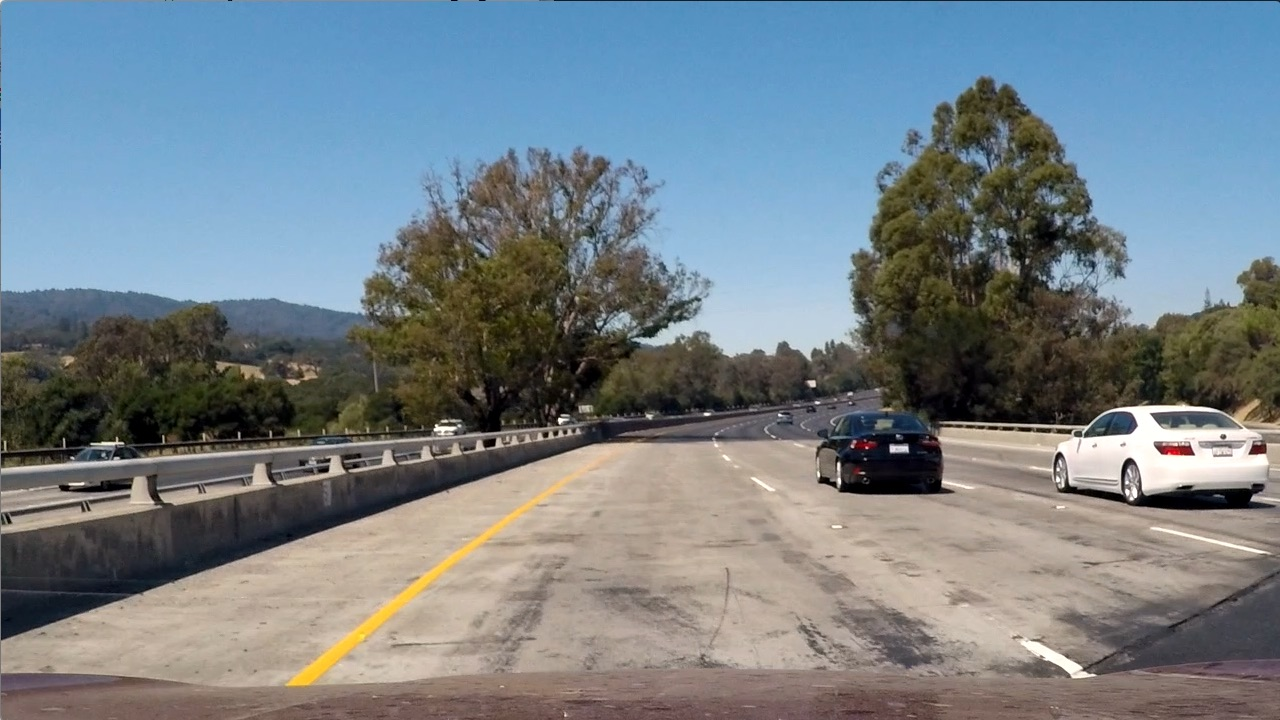
#> input picture test/test1.jpg, 1280 x 720 px, found by its file name
$ jupyter execute --allow-errors vehicle_detector.ipynb   (older library calls are emulated)
#> lines starting #> are read from the running program, lines starting #| are printed output that depends on the picture
[cell 1]
import cv2
import numpy as np
import os
import glob
import matplotlib.pyplot as plt

import random


from skimage.feature import hog

from sklearn.model_selection import train_test_split  ,GridSearchCV
from sklearn import datasets
from sklearn import svm


from joblib import dump, load

#> (a cell that did not finish here is left out)

#> (a cell that did not finish here is left out)

[cell 4]
cars_direc=r'E:/anaconda3/envs/cnn/Vehicle detector/vehicles/cars/'
non_cars_direc=r'E:/anaconda3/envs/cnn/Vehicle detector/non-vehicles/non_cars/'


cars=[]
non_cars=[]

#> (the rest of this cell did not finish here and is left out)

[cell 5]
def hog_feature_extractor(imgs,oris,pixs,cells):

#> called with oris = 9, pixs = 8, cells = 2
    features=[]
    hog_imgs=[]

    for img in imgs:

        if img.shape != (64,64,3) and (img.shape[0]== img.shape[1]):

            img=cv2.resize(img,(64,64,3))


        feature,hog_img = hog( image=img, orientations=oris, pixels_per_cell=(pixs,pixs), cells_per_block= (cells,cells), visualize=True, multichannel=True)
        features.append(feature)
        hog_imgs.append(hog_img)

    return features , hog_imgs

[cell 6]
car_features     , car_hog_imgs     = hog_feature_extractor(cars,9,8,2)
non_car_features , non_car_hog_imgs = hog_feature_extractor(non_cars,9,8,2)

#> (a cell that did not finish here is left out)

[cell 8]
data_len= len(car_features + non_car_features)
X=np.zeros((data_len,1764))
Y=np.zeros((data_len,))

i=0
for feature in car_features:
    X[i]=feature
    Y[i]=+1
    i+=1

for feature in non_car_features:
    X[i]=feature
    Y[i]=-1
    i+=1

[cell 9]
parameters = {'kernel':['rbf'], 'C':[4,7,10,13,20,30]}
svr = svm.SVC()


clf = GridSearchCV(svr, parameters,cv=10,scoring='accuracy', verbose=10)
#> (the rest of this cell did not finish here and is left out)

#> (a cell that did not finish here is left out)

[cell 11]
test_img_dic='E:/anaconda3/envs/cnn/Vehicle detector/test1.jpg'

test_img=cv2.imread(test_img_dic)
#> test_img is the input picture: shape (720, 1280, 3); mean B, G, R 135.5, 128.7, 117.5

[cell 12]
def get_windows(test_img,y_start,overlap):

#> called with y_start = 300, overlap = 0.2
    image=np.copy(test_img)

    window_1=64
    shift=int(window_1*overlap)

    img_region=image[y_start:450,:]
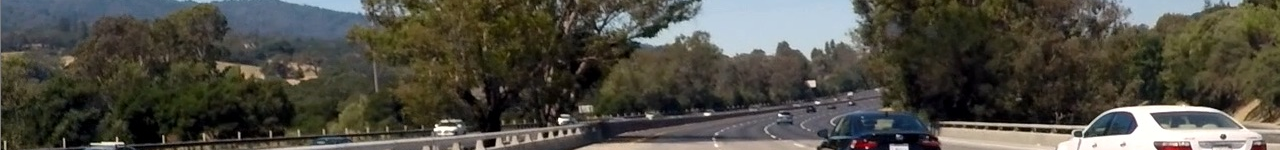
#> img_region: shape (150, 1280, 3); mean B, G, R 67.5, 76.3, 78

    n_shift_H=int(img_region.shape[1]/shift)
#> n_shift_H = 106
    n_shift_V=int(img_region.shape[0]/shift)
#> n_shift_V = 12

    boxes=[]

    for i in range (n_shift_V):

        for j in range (n_shift_H):

            start_point=[i*shift,j*shift]

            end_point  =[window_1+i*shift , window_1 + j*shift]


            img=img_region[i*shift:window_1+i*shift,j*shift:window_1+ j*shift]

            boxes.append([img,start_point,end_point])
#> after the loop, boxes = 1272 items


    window_2=128
    shift=int(window_2*overlap)

    img_region=image[y_start:520,:]
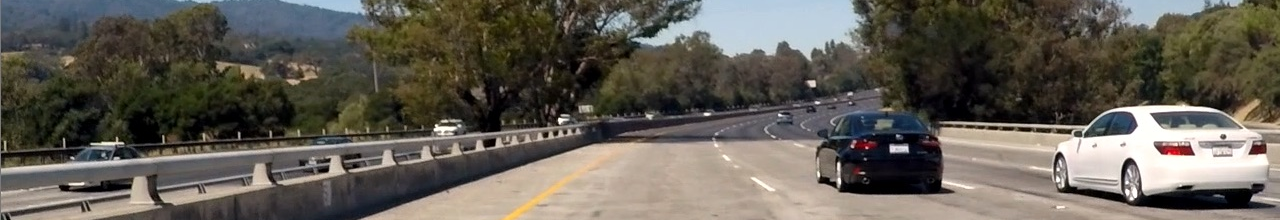
#> img_region: shape (220, 1280, 3); mean B, G, R 84.7, 93.4, 98

    n_shift_H=int(img_region.shape[1]/shift)
#> n_shift_H = 51
    n_shift_V=int(img_region.shape[0]/shift)
#> n_shift_V = 8


    for i in range (n_shift_V):

        for j in range (n_shift_H):

            start_point=[i*shift,j*shift]

            end_point  =[window_2+i*shift , window_2 + j*shift]


            img=img_region[i*shift:window_2+i*shift,j*shift:window_2+ j*shift]

            boxes.append([img,start_point,end_point])
#> after the loop, boxes = 1680 items

    window_3=256
    shift=int(window_3*overlap)

    img_region=image[y_start:720,:]
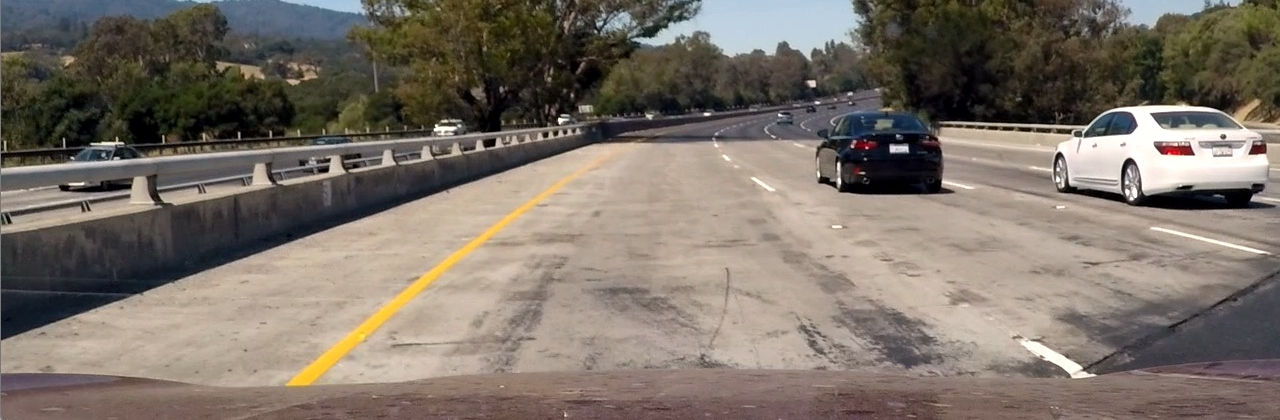
#> img_region: shape (420, 1280, 3); mean B, G, R 103.7, 113.5, 123

    n_shift_H=int(img_region.shape[1]/shift)
#> n_shift_H = 25
    n_shift_V=int(img_region.shape[0]/shift)


    for i in range (n_shift_V):

        for j in range (n_shift_H):

            start_point=[i*shift,j*shift]

            end_point  =[window_3+i*shift , window_3 + j*shift]


            img=img_region[i*shift:window_3+i*shift,j*shift:window_3+ j*shift]

            boxes.append([img,start_point,end_point])
#> after the loop, boxes = 1880 items


    window_4=512
    shift=int(window_4*overlap)

    img_region=image[y_start:720,:]

    n_shift_H=int(img_region.shape[1]/shift)
#> n_shift_H = 12
    n_shift_V=int(img_region.shape[0]/shift)
#> n_shift_V = 4


    for i in range (n_shift_V):

        for j in range (n_shift_H):

            start_point=[i*shift,j*shift]

            end_point  =[window_4+i*shift , window_4 + j*shift]


            img=img_region[i*shift:window_4+i*shift,j*shift:window_4+ j*shift]

            boxes.append([img,start_point,end_point])
#> after the loop, boxes = 1928 items

      # [17 lines of commented-out code are left out]

    return boxes

[cell 13]
boxes=get_windows(test_img,300,0.2)
#> boxes = 1928 items
x=boxes[0][0]
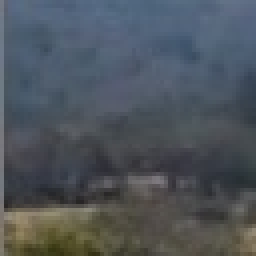
#> x: shape (64, 64, 3) (shown 4 times larger); mean of channels 0, 1, 2 91.3, 84.5, 77.9; drawn as B, G, R
x=cv2.resize(x,(64,64))
print(x.shape)
#| (64, 64, 3)

[cell 14]
def classify_boxes(boxes,clf):
    start_end_points=[]
    for box in boxes:

        img=box[0]

        if img.shape != (64,64,3):

            img=cv2.resize(img,(64,64))


        feature= hog( image=img, orientations=9, pixels_per_cell=(8,8), cells_per_block= (2,2), visualize=False, multichannel=True)
        feature=feature.reshape((1,1764))
        pred=clf.predict(feature)
        if pred==1 :

            start_end_points.append([box[1][0],box[1][1],box[2][0],box[2][1]])
#> this loop made 1 pass
#> after the loop, start_end_points = []

    return start_end_points

$ run again, with test/test2.jpg copied over test/test1.jpg
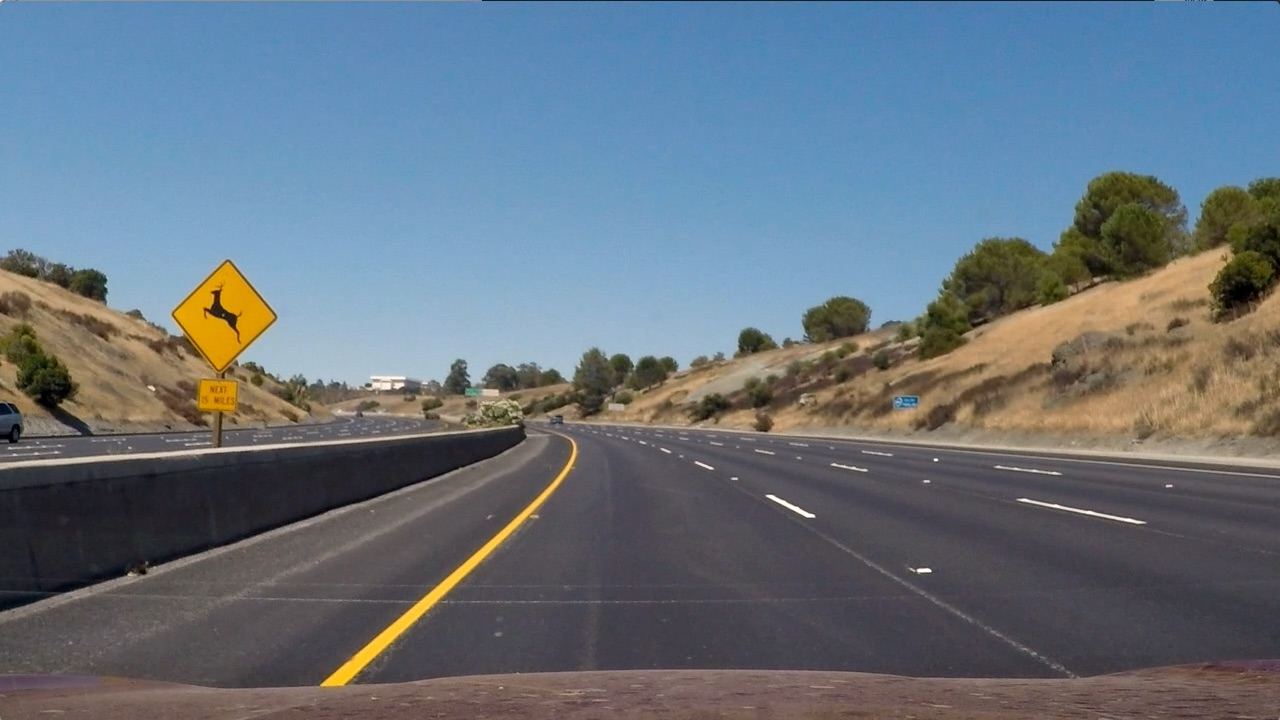
#> input picture test/test2.jpg, 1280 x 720 px, found by its file name
#> test_img is the input picture: shape (720, 1280, 3); mean B, G, R 125.5, 114.6, 102.8
#> after the loop in get_windows, `for i in range (n_shift_V):`: boxes = 1272 items
#> after the loop in get_windows, `for i in range (n_shift_V):`: boxes = 1680 items
#> in get_windows, `img_region=image[y_start:720,:]`:
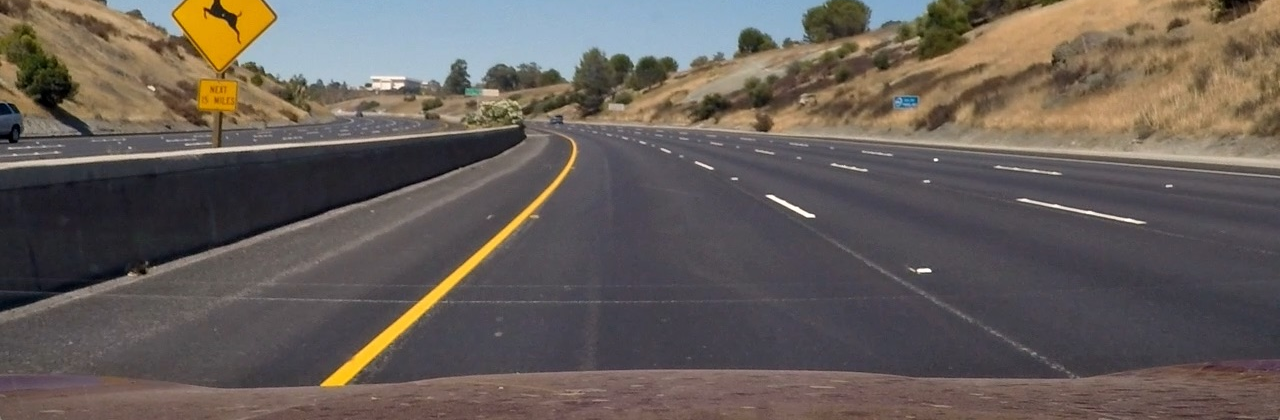
#> img_region: shape (420, 1280, 3); mean B, G, R 89, 94.2, 102.6
#> after the loop in get_windows, `for i in range (n_shift_V):`: boxes = 1880 items
#> after the loop in get_windows, `for i in range (n_shift_V):`: boxes = 1928 items
#> `x=boxes[0][0]`:
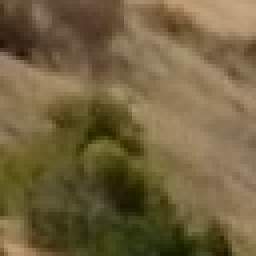
#> x: shape (64, 64, 3) (shown 4 times larger); mean of channels 0, 1, 2 62.9, 98, 114; drawn as B, G, R
#| (64, 64, 3)
#> the loop in classify_boxes, `for box in boxes: ` made 1 pass
#> after the loop in classify_boxes, `for box in boxes:`: start_end_points = []

$ run again, with test/test3.jpg copied over test/test1.jpg
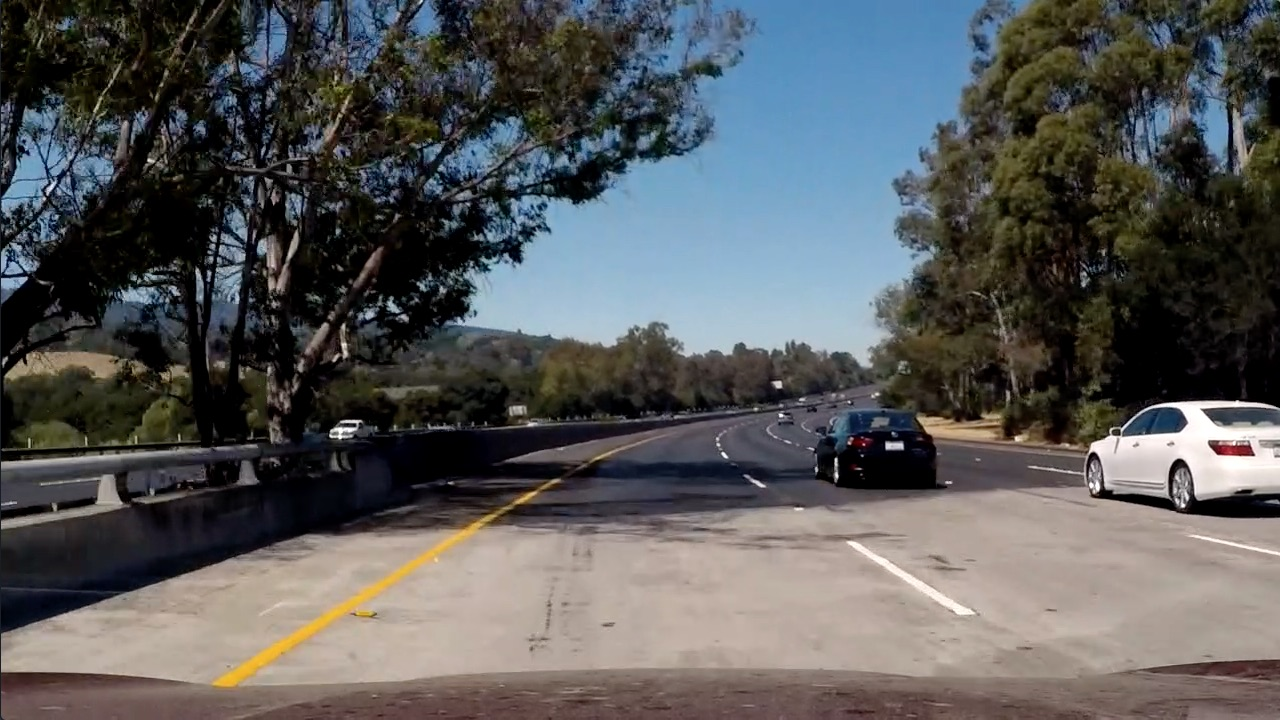
#> input picture test/test3.jpg, 1280 x 720 px, found by its file name
#> test_img is the input picture: shape (720, 1280, 3); mean B, G, R 89.8, 89.3, 88.5
#> after the loop in get_windows, `for i in range (n_shift_V):`: boxes = 1272 items
#> after the loop in get_windows, `for i in range (n_shift_V):`: boxes = 1680 items
#> in get_windows, `img_region=image[y_start:720,:]`:
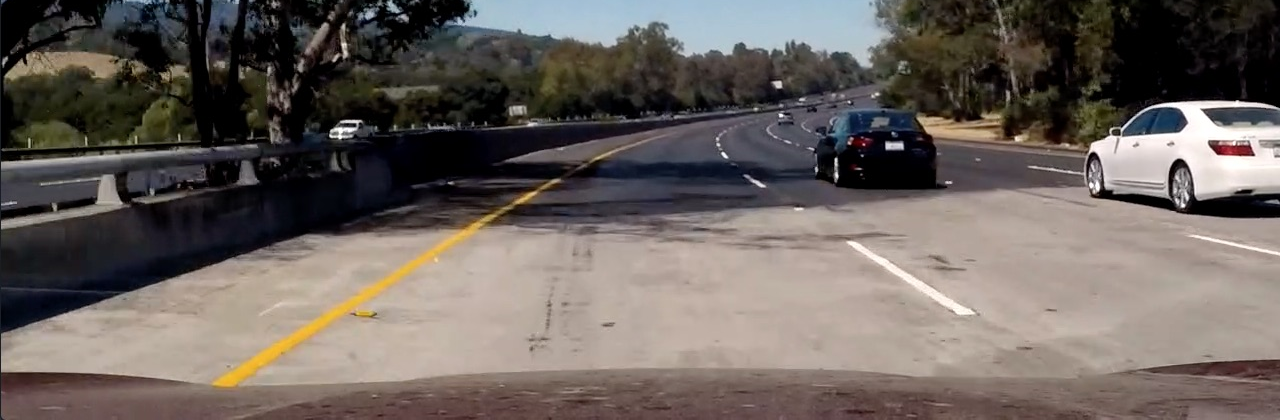
#> img_region: shape (420, 1280, 3); mean B, G, R 93.7, 98.5, 106.7
#> after the loop in get_windows, `for i in range (n_shift_V):`: boxes = 1880 items
#> after the loop in get_windows, `for i in range (n_shift_V):`: boxes = 1928 items
#> `x=boxes[0][0]`:
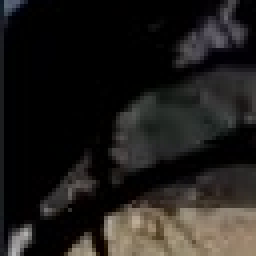
#> x: shape (64, 64, 3) (shown 4 times larger); mean of channels 0, 1, 2 27.1, 29.5, 31.9; drawn as B, G, R
#| (64, 64, 3)
#> the loop in classify_boxes, `for box in boxes: ` made 1 pass
#> after the loop in classify_boxes, `for box in boxes:`: start_end_points = []

$ run again, with test/test4.jpg copied over test/test1.jpg
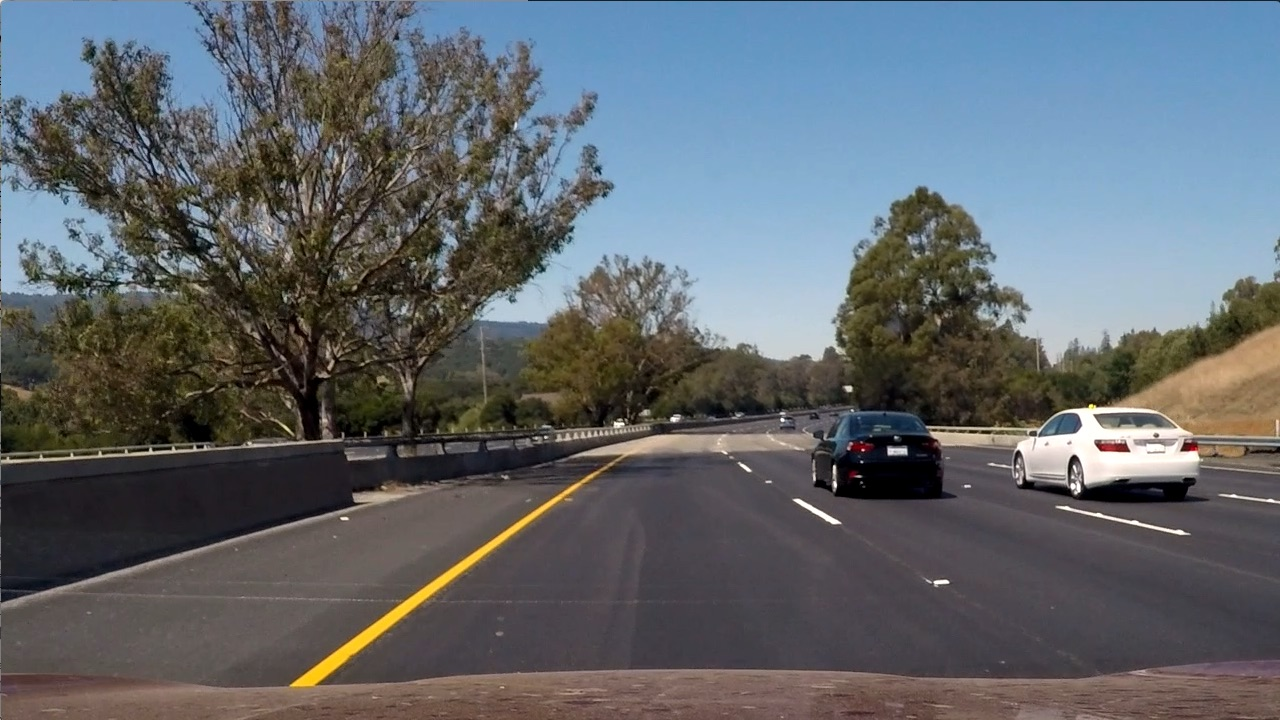
#> input picture test/test4.jpg, 1280 x 720 px, found by its file name
#> test_img is the input picture: shape (720, 1280, 3); mean B, G, R 107.9, 102.6, 97
#> after the loop in get_windows, `for i in range (n_shift_V):`: boxes = 1272 items
#> after the loop in get_windows, `for i in range (n_shift_V):`: boxes = 1680 items
#> in get_windows, `img_region=image[y_start:720,:]`:
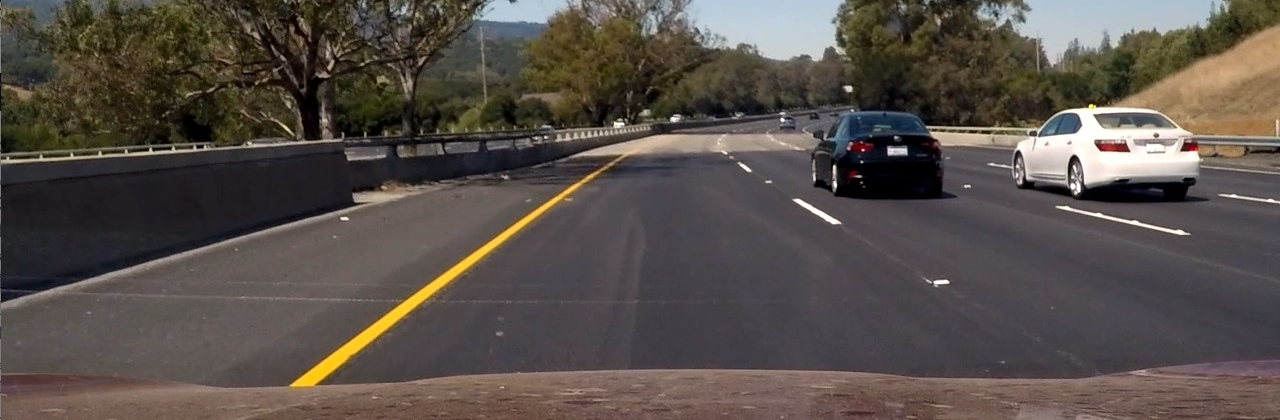
#> img_region: shape (420, 1280, 3); mean B, G, R 74.1, 79.5, 87.5
#> after the loop in get_windows, `for i in range (n_shift_V):`: boxes = 1880 items
#> after the loop in get_windows, `for i in range (n_shift_V):`: boxes = 1928 items
#> `x=boxes[0][0]`:
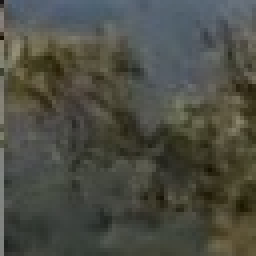
#> x: shape (64, 64, 3) (shown 4 times larger); mean of channels 0, 1, 2 67.7, 76.9, 75.9; drawn as B, G, R
#| (64, 64, 3)
#> the loop in classify_boxes, `for box in boxes: ` made 1 pass
#> after the loop in classify_boxes, `for box in boxes:`: start_end_points = []
